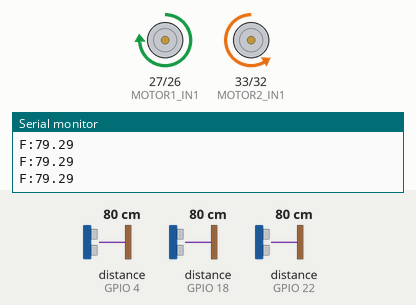
Simulated run of this sketch. Board: ESP32. On the bench: motor-driver pin pairs drawn as motors (green arrow = first pin HIGH = forward, orange = second pin HIGH = backward, longer = more drive, scaled by the enable pin), the last lines printed to the serial monitor. Wiring (inferred from the names in the program): ultrasonic range finder: trigger GPIO 19; echo GPIO 18. The test bench sets the inputs (shaded band); at power-on: distance to the obstacle (sensors on GPIO 18, GPIO 4, GPIO 22) 80 cm. The echo pulse lasts 58.3 µs per cm.

Above: at 1.2 s.
1.3 s: distance to the obstacle (sensor on GPIO 18) set to 23 cm
2.8 s: distance to the obstacle (sensor on GPIO 18) set to 18 cm
At 3.69 s:
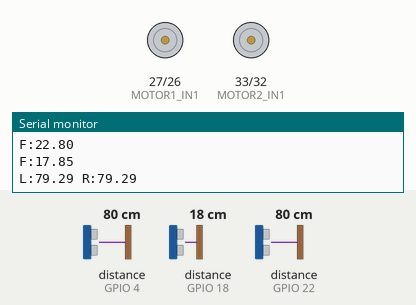
5.8 s: distance to the obstacle (sensor on GPIO 18) set to 35 cm
At 7.1 s:
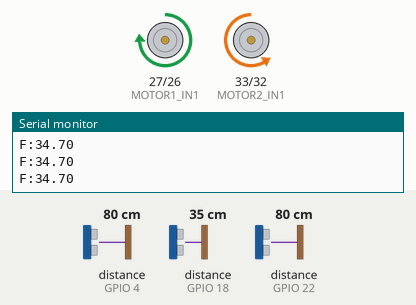
7.5 s: distance to the obstacle (sensor on GPIO 18) set to 2 cm
At 7.9 s:
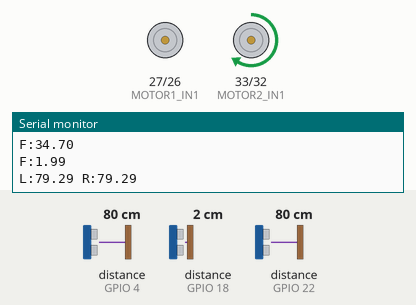
10.5 s: distance to the obstacle (sensor on GPIO 4) set to 83 cm
At 11.46 s:
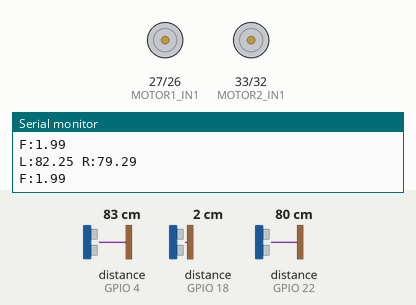
Timing chart, 0 to 14.5 s (numbered marks = the images above; inputs shaded):
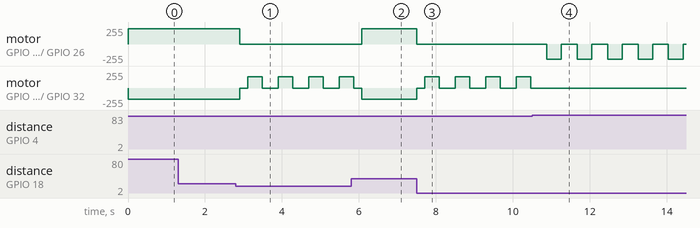

The sketch:

Path_Finder_1.ino
```cpp
#define MOTOR1_IN1  27
#define MOTOR1_IN2  26
#define MOTOR1_EN   14

#define MOTOR2_IN1  33
#define MOTOR2_IN2  32
#define MOTOR2_EN   25

#define FRONT_TRIG  19
#define FRONT_ECHO  18

#define LEFT_TRIG   5
#define LEFT_ECHO   4

#define RIGHT_TRIG  23
#define RIGHT_ECHO  22

const int baseSpeedLeft = 230;
const int baseSpeedRight = 170;
const float Kp = 0.3; // Proportional gain
// float Ki = 0.2;   // (commented for now)

// No integral needed unless proven helpful
// float integral = 0;

void setup() {
  Serial.begin(115200);
  pinMode(MOTOR1_IN1, OUTPUT); pinMode(MOTOR1_IN2, OUTPUT); pinMode(MOTOR1_EN, OUTPUT);
  pinMode(MOTOR2_IN1, OUTPUT); pinMode(MOTOR2_IN2, OUTPUT); pinMode(MOTOR2_EN, OUTPUT);

  pinMode(FRONT_TRIG, OUTPUT); pinMode(FRONT_ECHO, INPUT);
  pinMode(LEFT_TRIG, OUTPUT); pinMode(LEFT_ECHO, INPUT);
  pinMode(RIGHT_TRIG, OUTPUT); pinMode(RIGHT_ECHO, INPUT);
}

void loop() {
  const float WALL_THRESHOLD = 20;

  // Only read front sensor during forward movement
  float front = readDistance(FRONT_TRIG, FRONT_ECHO);
  Serial.print("F:"); Serial.println(front);

  if (front < WALL_THRESHOLD) {

    stopMotors();
    delay(100);

    float left = readDistance(LEFT_TRIG, LEFT_ECHO);
    float right = readDistance(RIGHT_TRIG, RIGHT_ECHO);

    Serial.print("L:"); Serial.print(left); Serial.print(" R:"); Serial.println(right);

    if (left > right) {
      turnLeft();
    } else {
      turnRight();
    }

  } else {
    // Front clear, follow wall using P controller
      // float left = readDistance(LEFT_TRIG, LEFT_ECHO);
      // float right = readDistance(RIGHT_TRIG, RIGHT_ECHO);

    moveForward(baseSpeedLeft, baseSpeedRight);
    // wallFollowP(left, right, WALL_THRESHOLD);
  }

  delay(100);
}

// void wallFollowP(float leftDist, float rightDist, int WALL_THRESHOLD) {
//   int leftSpeed = baseSpeedLeft;
//   int rightSpeed = baseSpeedRight;

//   if (leftDist < WALL_THRESHOLD || rightDist < WALL_THRESHOLD) {
//     float error = leftDist - rightDist;
//     float correction = Kp * error;

//     leftSpeed = constrain(baseSpeedLeft - correction, 0, 255);
//     rightSpeed = constrain(baseSpeedRight + correction, 0, 255);
//   }

//   moveForward(leftSpeed, rightSpeed);
// }

void moveForward(int speedLeft, int speedRight) {
  // Left Motor Forward
  digitalWrite(MOTOR1_IN1, HIGH);
  digitalWrite(MOTOR1_IN2, LOW);
  analogWrite(MOTOR1_EN, speedLeft);

  // Right Motor Forward
  digitalWrite(MOTOR2_IN1, LOW);
  digitalWrite(MOTOR2_IN2, HIGH);
  analogWrite(MOTOR2_EN, speedRight);
}

void stopMotors() {
  analogWrite(MOTOR1_EN, 0); analogWrite(MOTOR2_EN, 0);
  delay(100);
}

void turnLeft() {
  // Left motor moves forward, right motor stops
  digitalWrite(MOTOR1_IN1, LOW);
  digitalWrite(MOTOR1_IN2, HIGH);  // Left motor forward

  digitalWrite(MOTOR2_IN1, LOW);
  digitalWrite(MOTOR2_IN2, LOW);   // Right motor stop

  analogWrite(MOTOR1_EN, 230);   // Speed control
  analogWrite(MOTOR2_EN, 0);

  delay(380);  // Adjust for precise 90° turn
  stopMotors();
}

void turnRight() {
  // Right motor moves forward, left motor stops
  digitalWrite(MOTOR1_IN1, LOW);
  digitalWrite(MOTOR1_IN2, LOW);   // Left motor stop

  digitalWrite(MOTOR2_IN1, HIGH);
  digitalWrite(MOTOR2_IN2, LOW);   // Right motor forward

  analogWrite(MOTOR1_EN, 0);
  analogWrite(MOTOR2_EN, 170);   // Speed control

  delay(380);  // Adjust for precise 90° turn
  stopMotors();
}


float readDistance(int trigPin, int echoPin) {
  digitalWrite(trigPin, LOW); delayMicroseconds(2);
  digitalWrite(trigPin, HIGH); delayMicroseconds(10);
  digitalWrite(trigPin, LOW);

  long duration = pulseIn(echoPin, HIGH, 30000); // Timeout = 30ms
  if (duration == 0) return 1000.0;
  return duration * 0.034 / 2;
}
```

Measured:
- the behaviour switches between 21 and 20 cm on distance to the obstacle (sensor on GPIO 18) (found by bisection; images 0 and 1)
- the behaviour switches between 80 and 81 cm on distance to the obstacle (sensor on GPIO 4) (found by bisection; images 3 and 4)
- after the input at 2.8 s, motor on GPIO 27 (MOTOR1_IN1) / GPIO 26 (MOTOR1_IN2): forward 230/255 → stopped after 0.10 s; motor on GPIO 33 (MOTOR2_IN1) / GPIO 32 (MOTOR2_IN2): backward 170/255 → stopped after 0.10 s, then repeats every 0.79 s: forward 170/255 0.38 s, stopped 0.41 s
- after the input at 5.8 s, motor on GPIO 27 (MOTOR1_IN1) / GPIO 26 (MOTOR1_IN2): stopped → forward 230/255 after 0.27 s
- after the input at 7.5 s, motor on GPIO 27 (MOTOR1_IN1) / GPIO 26 (MOTOR1_IN2): forward 230/255 → stopped at once; motor on GPIO 33 (MOTOR2_IN1) / GPIO 32 (MOTOR2_IN2): backward 170/255 → stopped at once, then repeats every 0.79 s: forward 170/255 0.38 s, stopped 0.41 s
- after the input at 10.5 s, motor on GPIO 27 (MOTOR1_IN1) / GPIO 26 (MOTOR1_IN2): alternates backward 230/255 for 0.38 s and stopped for 0.41 s, starting after 0.38 s; motor on GPIO 33 (MOTOR2_IN1) / GPIO 32 (MOTOR2_IN2): stops changing and stays stopped
